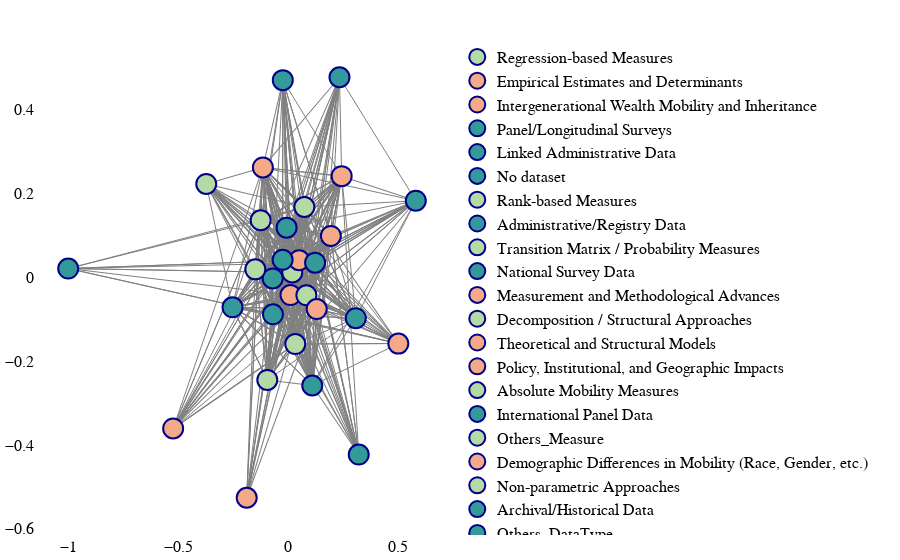

Notebook source saved alongside this figure:
### Markdown cell above
### Citations considered to create weights

### Code cell
import pandas as pd
import plotly.graph_objects as go
import networkx as nx
import math

# Load your CSV
df_feature_edges = pd.read_csv(f'{path}/results/weights_properties_citations_noTypeYear.csv')

# Build the graph
G = nx.DiGraph()
for _, row in df_feature_edges.iterrows():
    G.add_edge(row['from_val'], row['to_val'], weight=row['weight'])

# Layout
pos = nx.spring_layout(G, seed=42, k=5 / math.sqrt(G.order()))

# Edge thickness based on weight
edge_weights = [G[u][v]['weight'] for u, v in G.edges()]
min_w, max_w = min(edge_weights), max(edge_weights)

def scale_weight(w, min_w, max_w, min_thick=1, max_thick=8):
    if max_w == min_w:
        return (min_thick + max_thick) / 2
    return min_thick + (w - min_w) / (max_w - min_w) * (max_thick - min_thick)

scaled_widths = [scale_weight(w, min_w, max_w) for w in edge_weights]

edge_traces = []
for (u, v), width in zip(G.edges(), scaled_widths):
    edge_traces.append(go.Scatter(
        x=[pos[u][0], pos[v][0], None],
        y=[pos[u][1], pos[v][1], None],
        mode='lines',
        line=dict(width=width, color='gray'),
        showlegend=False,
        hoverinfo='text',
        text=[f'{u} → {v}<br>Weight: {G[u][v]["weight"]}']
    ))


color_labels = {
                # Measure Categories
                "Regression‐based Measures" : "#B5DBA5",
                "Rank‐based Measures": "#B5DBA5",
                "Transition Matrix / Probability Measures": "#B5DBA5",
                "Absolute Mobility Measures": "#B5DBA5",
                "Multigenerational Measures": "#B5DBA5",
                "Decomposition / Structural Approaches": "#B5DBA5",
                "Non‐parametric Approaches": "#B5DBA5",
                "Others_Measure": "#B5DBA5",
                
                # Data Categories
                "Panel/Longitudinal Surveys": "#339999",
                "Administrative/Registry Data": "#339999",
                "National Survey Data": "#339999",
                "Opportunity Atlas": "#339999",
                "Natural/Experimental Data": "#339999",
                "Linked Administrative Data": "#339999",
                "International Panel Data": "#339999",
                "Rich List Data": "#339999",
                "University/Institution Data": "#339999",
                "Pseudo-Panel/Household Budget Survey": "#339999",
                "Archival/Historical Data": "#339999",
                "Big Data": "#339999",
                "No dataset": "#339999",
                "Others_DataType": "#339999",
                
                # RQ Categories
                "Measurement and Methodological Advances": "#F4A988",
                "Empirical Estimates and Determinants": "#F4A988",
                "Policy, Institutional, and Geographic Impacts": "#F4A988",
                "Intergenerational Wealth Mobility and Inheritance": "#F4A988",
                "Demographic Differences in Mobility (Race, Gender, etc.)" : "#F4A988",
                "Mobility and Non-Income Outcomes (Health, Wellbeing, etc.)": "#F4A988",
                "Theoretical and Structural Models": "#F4A988",
                "Perceptions of Mobility and Attitudes": "#F4A988",
                "Others_RqType": "#F4A988"}


# Map node labels to color
node_labels = list(G.nodes())
x_pos = [pos[node][0] for node in node_labels]
y_pos = [pos[node][1] for node in node_labels]

# Create individual node traces with legends
node_traces = []
for i, label in enumerate(node_labels):
    node_traces.append(go.Scatter(
        x=[x_pos[i]],
        y=[y_pos[i]],
        mode='markers',
        name=label,
        marker=dict(
            size=20,
            color=color_labels[label],
            line=dict(width=2, color='darkblue')
        ),
        hoverinfo='text',
        text=[label],
        showlegend=True
    ))

# Final plot
fig = go.Figure(data=edge_traces + node_traces, layout=go.Layout(
    showlegend=True,
    hovermode='closest',
    # paper_bgcolor='rgba(0, 0, 0, 0)',
    plot_bgcolor='rgba(0, 0, 0, 0)',
    margin=dict(b=20, l=5, r=5, t=40),
    font=dict(size=16, color='black'),
    font_family="Times New Roman",
    xaxis=dict(showgrid=False, zeroline=False),
    yaxis=dict(showgrid=False, zeroline=False)
))

fig.show()
